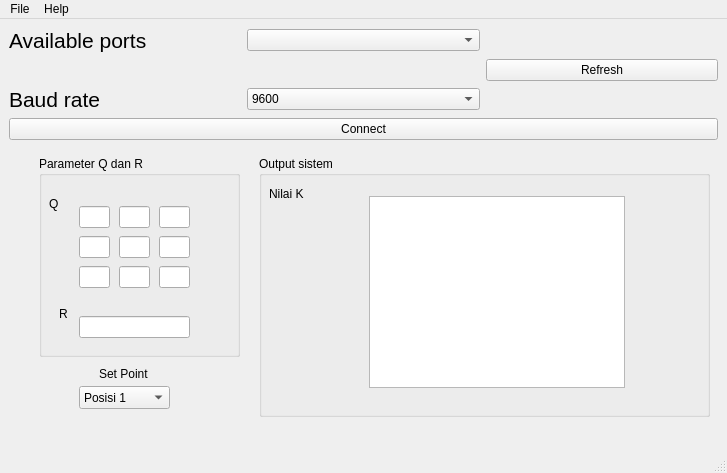
<?xml version="1.0" encoding="UTF-8"?>
<ui version="4.0">
 <class>MainWindow</class>
 <widget class="QMainWindow" name="MainWindow">
  <property name="geometry">
   <rect>
    <x>0</x>
    <y>0</y>
    <width>727</width>
    <height>473</height>
   </rect>
  </property>
  <property name="windowTitle">
   <string>Serial Connection</string>
  </property>
  <widget class="QWidget" name="centralwidget">
   <layout class="QGridLayout" name="gridLayout">
    <item row="2" column="0">
     <widget class="QLabel" name="label_2">
      <property name="text">
       <string>&lt;html&gt;&lt;head/&gt;&lt;body&gt;&lt;p&gt;&lt;span style=&quot; font-size:16pt;&quot;&gt;Baud rate&lt;/span&gt;&lt;/p&gt;&lt;/body&gt;&lt;/html&gt;</string>
      </property>
     </widget>
    </item>
    <item row="0" column="0">
     <widget class="QLabel" name="label">
      <property name="text">
       <string>&lt;html&gt;&lt;head/&gt;&lt;body&gt;&lt;p&gt;&lt;span style=&quot; font-size:16pt;&quot;&gt;Available ports&lt;/span&gt;&lt;/p&gt;&lt;/body&gt;&lt;/html&gt;</string>
      </property>
     </widget>
    </item>
    <item row="0" column="1">
     <widget class="QComboBox" name="comboBox"/>
    </item>
    <item row="3" column="0" colspan="3">
     <widget class="QPushButton" name="pushButton_2">
      <property name="text">
       <string>Connect</string>
      </property>
     </widget>
    </item>
    <item row="1" column="2">
     <widget class="QPushButton" name="pushButton">
      <property name="text">
       <string>Refresh</string>
      </property>
     </widget>
    </item>
    <item row="2" column="1">
     <widget class="QComboBox" name="comboBox_2">
      <item>
       <property name="text">
        <string>9600</string>
       </property>
      </item>
      <item>
       <property name="text">
        <string>19200</string>
       </property>
      </item>
      <item>
       <property name="text">
        <string>31250</string>
       </property>
      </item>
      <item>
       <property name="text">
        <string>38400</string>
       </property>
      </item>
      <item>
       <property name="text">
        <string>57600</string>
       </property>
      </item>
      <item>
       <property name="text">
        <string>74880</string>
       </property>
      </item>
      <item>
       <property name="text">
        <string>115200</string>
       </property>
      </item>
     </widget>
    </item>
    <item row="4" column="0" colspan="3">
     <widget class="QWidget" name="widget" native="true">
      <widget class="QLineEdit" name="lineEdit_7">
       <property name="geometry">
        <rect>
         <x>70</x>
         <y>120</y>
         <width>31</width>
         <height>22</height>
        </rect>
       </property>
      </widget>
      <widget class="QComboBox" name="comboBox_3">
       <property name="geometry">
        <rect>
         <x>70</x>
         <y>240</y>
         <width>91</width>
         <height>23</height>
        </rect>
       </property>
       <item>
        <property name="text">
         <string>Posisi 1</string>
        </property>
       </item>
       <item>
        <property name="text">
         <string>Posisi 2</string>
        </property>
       </item>
       <item>
        <property name="text">
         <string>Posisi 3</string>
        </property>
       </item>
      </widget>
      <widget class="QLineEdit" name="lineEdit">
       <property name="geometry">
        <rect>
         <x>70</x>
         <y>60</y>
         <width>31</width>
         <height>22</height>
        </rect>
       </property>
      </widget>
      <widget class="QLineEdit" name="lineEdit_9">
       <property name="geometry">
        <rect>
         <x>150</x>
         <y>120</y>
         <width>31</width>
         <height>22</height>
        </rect>
       </property>
      </widget>
      <widget class="QLineEdit" name="lineEdit_5">
       <property name="geometry">
        <rect>
         <x>110</x>
         <y>90</y>
         <width>31</width>
         <height>22</height>
        </rect>
       </property>
      </widget>
      <widget class="QLineEdit" name="lineEdit_2">
       <property name="geometry">
        <rect>
         <x>110</x>
         <y>60</y>
         <width>31</width>
         <height>22</height>
        </rect>
       </property>
      </widget>
      <widget class="QLabel" name="label_4">
       <property name="geometry">
        <rect>
         <x>90</x>
         <y>220</y>
         <width>58</width>
         <height>15</height>
        </rect>
       </property>
       <property name="text">
        <string>Set Point</string>
       </property>
      </widget>
      <widget class="QLineEdit" name="lineEdit_10">
       <property name="geometry">
        <rect>
         <x>70</x>
         <y>170</y>
         <width>111</width>
         <height>22</height>
        </rect>
       </property>
      </widget>
      <widget class="QGroupBox" name="groupBox">
       <property name="geometry">
        <rect>
         <x>30</x>
         <y>10</y>
         <width>201</width>
         <height>201</height>
        </rect>
       </property>
       <property name="title">
        <string>Parameter Q dan R</string>
       </property>
       <widget class="QLabel" name="label_7">
        <property name="geometry">
         <rect>
          <x>20</x>
          <y>150</y>
          <width>21</width>
          <height>16</height>
         </rect>
        </property>
        <property name="text">
         <string>R</string>
        </property>
       </widget>
       <widget class="QLabel" name="label_8">
        <property name="geometry">
         <rect>
          <x>10</x>
          <y>40</y>
          <width>21</width>
          <height>16</height>
         </rect>
        </property>
        <property name="text">
         <string>Q</string>
        </property>
       </widget>
      </widget>
      <widget class="QLineEdit" name="lineEdit_6">
       <property name="geometry">
        <rect>
         <x>150</x>
         <y>90</y>
         <width>31</width>
         <height>22</height>
        </rect>
       </property>
      </widget>
      <widget class="QLineEdit" name="lineEdit_8">
       <property name="geometry">
        <rect>
         <x>110</x>
         <y>120</y>
         <width>31</width>
         <height>22</height>
        </rect>
       </property>
      </widget>
      <widget class="QLineEdit" name="lineEdit_4">
       <property name="geometry">
        <rect>
         <x>70</x>
         <y>90</y>
         <width>31</width>
         <height>22</height>
        </rect>
       </property>
      </widget>
      <widget class="QLineEdit" name="lineEdit_3">
       <property name="geometry">
        <rect>
         <x>150</x>
         <y>60</y>
         <width>31</width>
         <height>22</height>
        </rect>
       </property>
      </widget>
      <widget class="QGroupBox" name="groupBox_2">
       <property name="geometry">
        <rect>
         <x>250</x>
         <y>10</y>
         <width>451</width>
         <height>261</height>
        </rect>
       </property>
       <property name="title">
        <string>Output sistem</string>
       </property>
       <widget class="QLabel" name="label_9">
        <property name="geometry">
         <rect>
          <x>10</x>
          <y>30</y>
          <width>58</width>
          <height>15</height>
         </rect>
        </property>
        <property name="text">
         <string>Nilai K</string>
        </property>
       </widget>
       <widget class="PlotWidget" name="graphicsView">
        <property name="geometry">
         <rect>
          <x>110</x>
          <y>40</y>
          <width>256</width>
          <height>192</height>
         </rect>
        </property>
       </widget>
      </widget>
      <zorder>groupBox</zorder>
      <zorder>lineEdit_7</zorder>
      <zorder>comboBox_3</zorder>
      <zorder>lineEdit</zorder>
      <zorder>lineEdit_9</zorder>
      <zorder>lineEdit_5</zorder>
      <zorder>lineEdit_2</zorder>
      <zorder>label_4</zorder>
      <zorder>lineEdit_10</zorder>
      <zorder>lineEdit_6</zorder>
      <zorder>lineEdit_8</zorder>
      <zorder>lineEdit_4</zorder>
      <zorder>lineEdit_3</zorder>
      <zorder>groupBox_2</zorder>
     </widget>
    </item>
   </layout>
  </widget>
  <widget class="QMenuBar" name="menubar">
   <property name="geometry">
    <rect>
     <x>0</x>
     <y>0</y>
     <width>727</width>
     <height>22</height>
    </rect>
   </property>
   <widget class="QMenu" name="menuFile">
    <property name="title">
     <string>File</string>
    </property>
    <addaction name="actionQuit"/>
   </widget>
   <widget class="QMenu" name="menuAbout">
    <property name="title">
     <string>Help</string>
    </property>
    <addaction name="actionAbout"/>
    <addaction name="actionAbout_2"/>
   </widget>
   <addaction name="menuFile"/>
   <addaction name="menuAbout"/>
  </widget>
  <widget class="QStatusBar" name="statusbar"/>
  <action name="actionQuit">
   <property name="text">
    <string>Quit</string>
   </property>
  </action>
  <action name="actionAbout">
   <property name="text">
    <string>How to use?</string>
   </property>
  </action>
  <action name="actionAbout_2">
   <property name="text">
    <string>About</string>
   </property>
  </action>
 </widget>
 <customwidgets>
  <customwidget>
   <class>PlotWidget</class>
   <extends>QGraphicsView</extends>
   <header>pyqtgraph</header>
  </customwidget>
 </customwidgets>
 <resources/>
 <connections>
  <connection>
   <sender>pushButton_2</sender>
   <signal>clicked()</signal>
   <receiver>MainWindow</receiver>
   <slot>show()</slot>
   <hints>
    <hint type="sourcelabel">
     <x>359</x>
     <y>221</y>
    </hint>
    <hint type="destinationlabel">
     <x>399</x>
     <y>389</y>
    </hint>
   </hints>
  </connection>
 </connections>
</ui>
